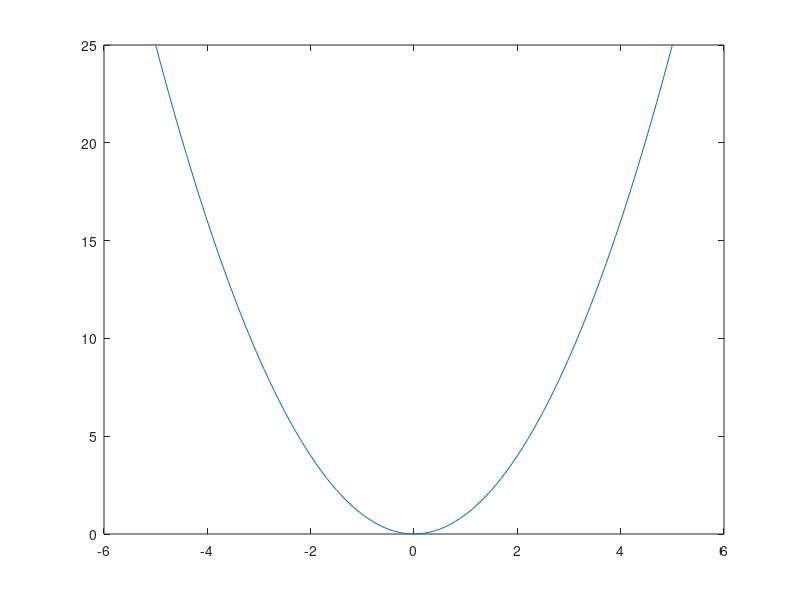

Write the MATLAB code that produced this figure.
%P5_3 using plot function to plot a parabola

a = 1;
x = -5:0.1:5;  
y = a * x.^2;   % x.^2 means raising every value in x to the power 2

plot(x, y)